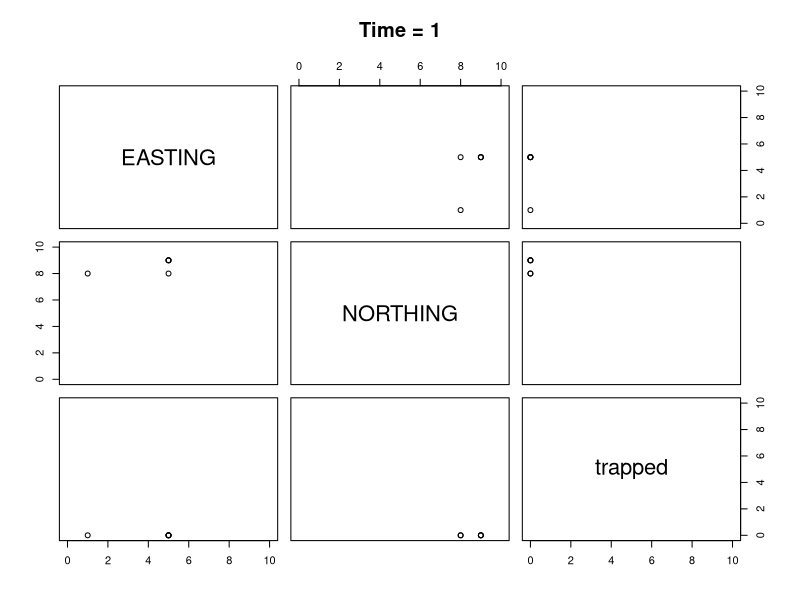
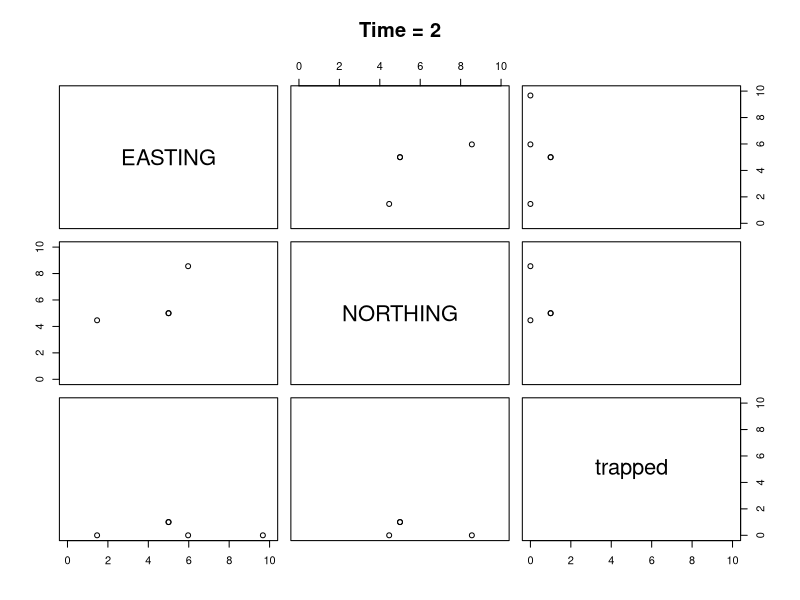
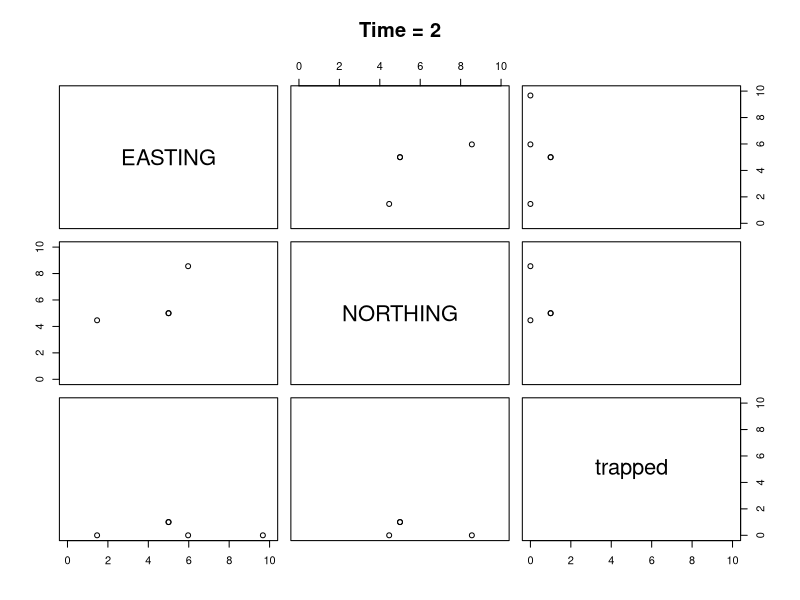
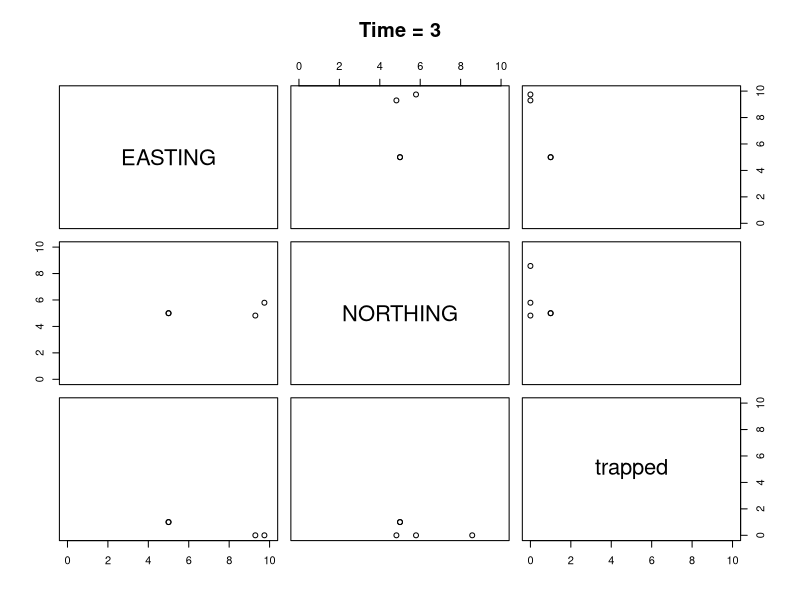
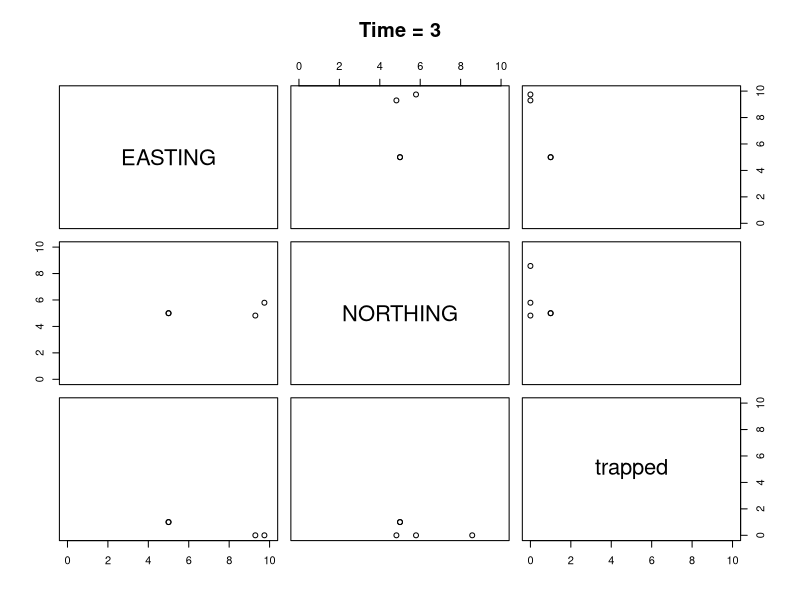
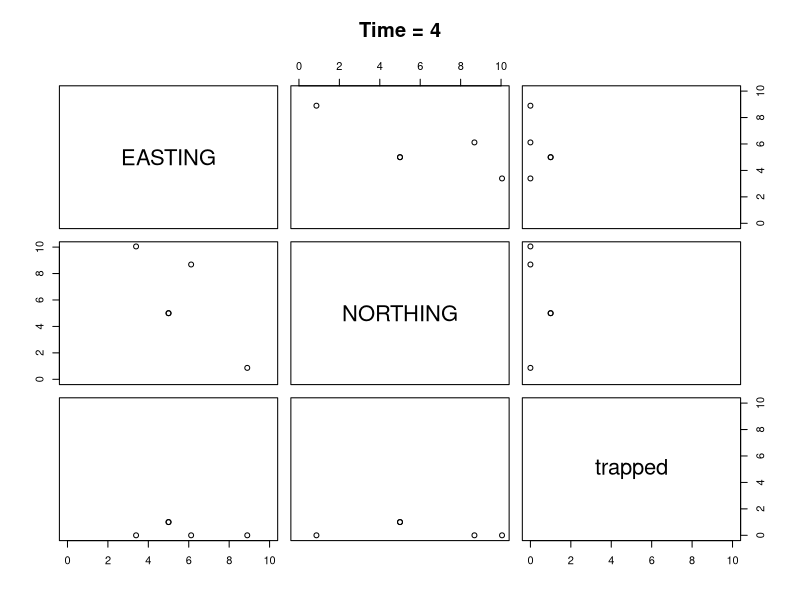
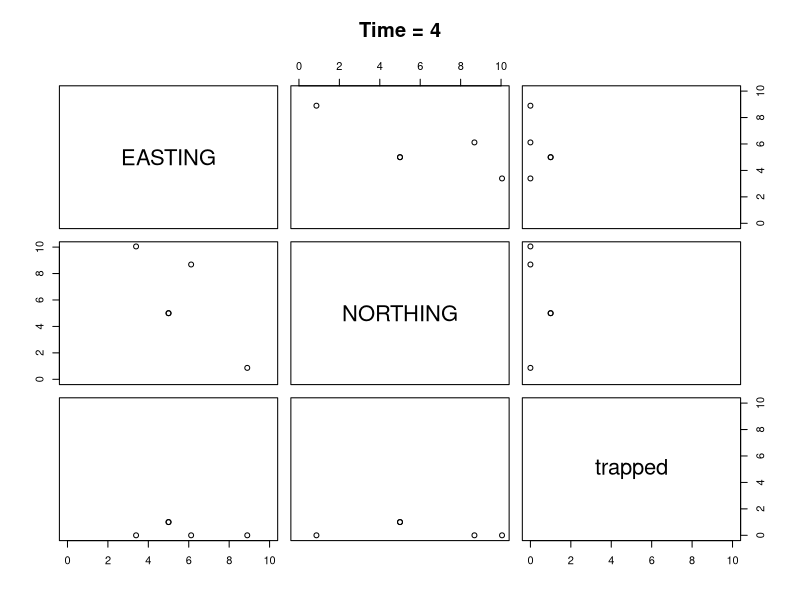
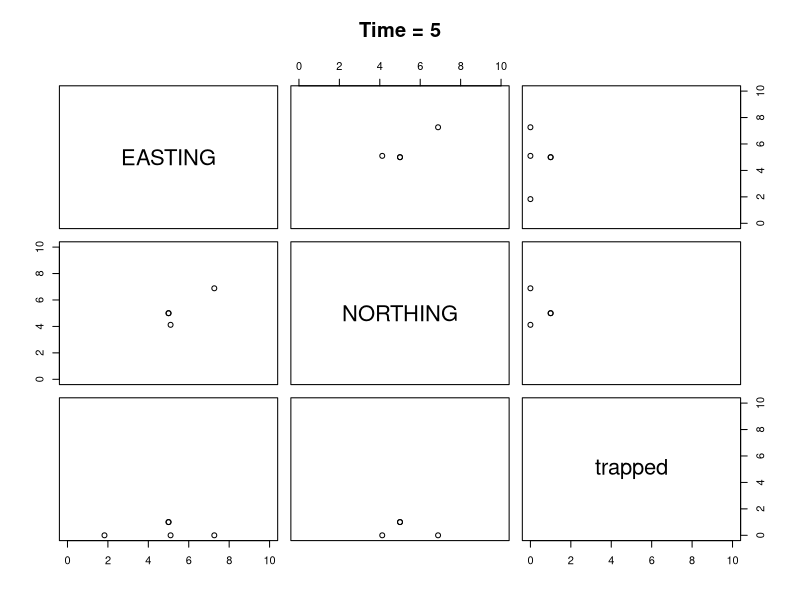

Reproduce these figures in R, in order. (Note: this script raises an error after producing the figures.)
#updated Dec 2, 2020
library(raster)
library(ggplot2)
library(reshape2)
library(geosphere)

# A function to get the distance of each lobster from the trap
# By default the trap is at (5,5)
# The function needs the x and y coordinate of the lobster
# adding trap location makes it generic
distanceToTrapCalculator<- function(Lobster,trap = x(5,5)){
    xLobster = Lobster[1]
    yLobster = Lobster[2]
    xtrap = trap[1]
    ytrap = trap[2]
    distanceToTrap<- sqrt((xLobster - xtrap)^2 + (yLobster -ytrap)^2)
    return(distanceToTrap)
}

#when a lobster is outside the influence of bait, we need a function
#to randomly move the lobster for a fixed length = dStep 
# The function needs the current x and y coordinate of lobster + dStep (here 5)

randomMove<- function(xLobster, yLobster, dStep){
  
    randomAngle<- runif(n=1, min = 0, max=360) #selects a random angle of direction 
    xNew<- dStep * sin(randomAngle * pi / 180) + xLobster #moves dStep based on the angle
    yNew<- dStep * cos(randomAngle * pi / 180) + yLobster
    
    return( list(EASTING = xNew, NORTHING = yNew) )
}

# Another function is needed to  move the lobster for a fixed length = dStep toward the trap (+some randomness) 
#when it is within bait influence
# The function needs the current x and y coordinate of lobster + dStep + distance of the lobster from the bait 
#to determine if the condition for directionalMove is met
   
directionalMove<- function(xLobster, yLobster, dStep, distanceToTrap,
                           xtrap=5, ytrap=5,radius_of_influence=15,ZoI){

  thetaT = bearing(c(xLobster,yLobster),c(xtrap,ytrap))#calculates the angle to the trap
  
  # Calculating tethaR
    #ZoI is adjusted each time step for decay (shrinkage) of radius of influence (equation 3 in A)
    b = 1 + 0.9 * (distanceToTrap - ZoI) / radius_of_influence
    thetaR = -180:180
    P = 1/(180^b) * abs(thetaR) ^ b
    Prtheta_R = (1-P) / sum(1-P)
    theta_r = sample(thetaR,size = 1, prob=Prtheta_R)  
  
  
   tetha      <- thetaT + theta_r
  
  xNew   <- dStep * sin(tetha * pi / 180) + xLobster
  yNew   <- dStep * cos(tetha * pi / 180) + yLobster
  
  return( list(EASTING = xNew, NORTHING = yNew) )
  
}


#### initial coordinate of lobsters is simulated (written by Adam Cook)
rpoisD<-function (n, lambda,D=1) {
  if (D==1){
    rpois(n, lambda)
  }  else {
    sz = lambda^2/(D*lambda-lambda) #this puts the overdispersion in terms of lambda or the mean and gives you appropriate size for negbin
    rnbinom(n, size=sz, mu=lambda)
  }
}


dispersion <- function(x) {
          var(x) / mean(x)
}


#AMC need to make general if we have multiple traps, so need to id closest trap
distanceClosestTrap <- function(lob_loc, trap_loc){
      #trap_loc can be a matrix (n x 2)
      #lob_loc is an individual lobster
  ds = unlist(apply(trap_loc,1,distanceToTrapCalculator,lob_loc))
  dmin = which.min(ds)
  return(c(distance=ds[dmin], trapid =dmin))
}




#AMC 
catchability<- function(q0= 0.5,qmin=0, saturationThreshold=5, Ct=0 ){
   r = (log(0.01) - log(q0 - qmin))/- saturationThreshold
    qo = (q0-qmin) / exp(r*Ct) + qmin
   return(qo)
 }

#AMC Need to see if trap in path then lobster is caught
trapInPath = function(loc1, loc2, trap_loc,how_close=0.1){
  x = seq(loc1[1],loc2[1],length.out = 10)
  y = seq(loc1[2],loc2[2],length.out = 10)
  path = data.frame(EASTING=x, NORTHING=y)
  ds = unlist(apply(path,1,distanceToTrapCalculator,trap=trap_loc))
  if(any(ds<how_close)) {
    i= min(which(ds<how_close))
    path = c(path[i,1],path[i,2])
    trapped = 1
    } else {
     path = loc2
     trapped = 0
    }
  return(c(path, trapped))
}



# A function to get the coordinate at time t, update the coordinate, 
#and return the coordinate at time t + 1
updateGrid    = function(lobsterCoordinates,trapCoordinates, trapCatch, radius_of_influence=15, dstep = 5, currentZoI, how_close=0.1, q0=.5, qmin=0, saturationThreshold=5){
  
  # Takes the argument lobsterCoordinates as the x and y coordinates and updates it accordingly
  numberOfLobsters <- nrow(lobsterCoordinates)
  xNew <- vector(mode = 'numeric', length = numberOfLobsters)
  yNew <- vector(mode = 'numeric', length = numberOfLobsters)
  trappedLobster<- vector(mode = 'numeric', length = numberOfLobsters)

  # Loops over each lobster and update their coordinate accordingly
  for( lobsterIndex in 1:numberOfLobsters ){
    
    xOld <- lobsterCoordinates[lobsterIndex,1]
    yOld <- lobsterCoordinates[lobsterIndex,2]
    trapped <- lobsterCoordinates[lobsterIndex,3]
    if(trapped==1){
      #repeats trap loc for a trapped lobster
      xNew[lobsterIndex] = xOld
      yNew[lobsterIndex] = yOld
      trappedLobster[lobsterIndex] = trapped
      next()
    }
    #AMC this needs to be made generic so that it is distance to closest trap
   # distanceToTrap <- distanceToTrapCalculator(Lobster = c(xOld, yOld),trap=c(xTrap, yTrap))
    distanceToTrap = distanceClosestTrap(lob_loc = c(xOld,yOld), trap_loc = trapCoordinates[,c(1,2)] )

    if( distanceToTrap[1] > radius_of_influence){
      temp <- randomMove(xLobster = xOld , yLobster = yOld , dStep = dstep)
      xNew[lobsterIndex] <- temp$EASTING
      yNew[lobsterIndex] <- temp$NORTHING
      trappedLobster[lobsterIndex] = 0
    }else{
      temp <- directionalMove(xLobster = xOld , yLobster = yOld , distanceToTrap = distanceToTrap[1], radius_of_influence = radius_of_influence, dStep = dstep, ZoI = currentZoI)
      xNew[lobsterIndex] <- temp$EASTING
      yNew[lobsterIndex] <- temp$NORTHING
    
      #AMC now need to check if trap is within path of lobster to be caught, i.e. does the lobster actually interact with the trap along its path from p1 to p2
      trappedQ = trapInPath(loc1 = c(xOld,yOld), loc2 = c(xNew,yNew), trap_loc = trapCoordinates[distanceToTrap[2],],how_close=how_close)
      if(trappedQ[3]==1) {
        
        #this means the lobster is close enough to be trapped and we need to apply the catchability criteria
        #But we need to know how many lobsters in the trap at this time using the trapCatch vector (which should be indexed the same as the trapCoordinates)
        #catchability returns a prob or being caught in the trap given the current catch  
          pC = catchability(q0= q0,qmin=qmin, saturationThreshold=saturationThreshold, Ct=trapCatch[distanceToTrap[2]] )
          caught = rbinom(n=1,size=1,prob=pC)
          if(caught==1){
            trapCatch[distanceToTrap[2]] =trapCatch[distanceToTrap[2]]+1
            xNew[lobsterIndex] <- trapCoordinates[distanceToTrap[2],1] 
            yNew[lobsterIndex] <- trapCoordinates[distanceToTrap[2],2] 
            trappedLobster[lobsterIndex] = 1
            }
          } 
        }
      }

  
  
  updatedGrid <- data.frame(EASTING = xNew, NORTHING = yNew, trapped = trappedLobster)
  return(list(updatedGrid, trapCatch))
  
}

#density per grid 100 grids
# each element in the vector represents the starting value in each grid

#One iteration 
initialGrid = rpoisD(n=100,lambda=.1, D = 3)
LobsterStart = data.frame(EASTING = rep(1:10,times=10), NORTHING = rep(1:10,each=10), Lobs = initialGrid)

LobsterStart <- subset(LobsterStart,Lobs>0)
replicateCoordinates <- function(d){ rep(d[1:2], d[3]) } #replicates coordinates for grids with more than 1 lobster
tt <- unlist( apply(X = LobsterStart, MARGIN = 1, FUN = replicateCoordinates) )
tt<- matrix(tt, ncol = 2, byrow = TRUE)
colnames(tt)<- c("EASTING","NORTHING")
initialxyCoordinate  = as.data.frame(tt)
initialxyCoordinate$trapped = 0 # this will update as a lobster gets caught and we don't need to update movements
coordinatesOverTime <- list()
coordinatesOverTime[[1]] <- initialxyCoordinate 
currentZoI<- 1
s =  0.993
ntraps = 1
trapCoordinates = data.frame(EASTING=5,NORTHING=5)
trapCatch = list()
trapCatch[[1]] = rep(0,length=ntraps)

for(t in 2:100){
  if(t>2) currentZoI<- currentZoI * s
  ko = updateGrid( lobsterCoordinates = coordinatesOverTime[[t-1]], trapCoordinates=trapCoordinates, trapCatch=trapCatch[[t-1]], currentZoI = currentZoI,saturationThreshold=5,how_close=1,dstep=5)
  coordinatesOverTime[[t]] <- ko[[1]]
  trapCatch[[t]] <- ko[[2]]
  par( mfrow=c(1,2) ) # create a plot with 1 row and 2 columns to show plots side by side
  plot( coordinatesOverTime[[t-1]], xlim = c(0,10), ylim = c(0,10), main = paste0('Time = ', t-1) )
  points(x = 5, y = 5, col = 'red')
  plot( coordinatesOverTime[[t]],   xlim = c(0,10), ylim = c(0,10), main = paste0('Time = ', t) )
  points(x = 5, y = 5, col = 'red')
  
}

#lobsters
outmove = do.call(rbind,coordinatesOverTime)
outmove$T = rep(0:99, each=nrow(tt))
outmove$I = rep(1:nrow(tt), times=100)

#traps
outtraps = as.data.frame(do.call(rbind, trapCatch))
outtraps$trapno = rep(ntraps,times=100) #if >1 trap this needs to be 1:ntraps

with(subset(outtraps, trapno==1),plot(1:100, V1, type='l',ylab='Catch', xlab='Time'))

#One lobster
  par( mfrow=c(2,2) ) # create a plot with 1 row and 2 columns to show plots side by side

with(subset(outmove, I==1),plot(EASTING, NORTHING, type='l'))
points(trapCoordinates, pch=16, col='red')
with(subset(outmove, I==1), text(x=EASTING[c(1,100)], y=NORTHING[c(1,100)], c('Start','End')))


with(subset(outmove, I==3),plot(EASTING, NORTHING, type='l'))
points(trapCoordinates, pch=16, col='red')
with(subset(outmove, I==3), text(x=EASTING[c(1,100)], y=NORTHING[c(1,100)], c('Start','End')))

with(subset(outmove, I==5),plot(EASTING, NORTHING, type='l'))
points(trapCoordinates, pch=16, col='red')
with(subset(outmove, I==5), text(x=EASTING[c(1,100)], y=NORTHING[c(1,100)], c('Start','End')))

with(subset(outmove, I==7),plot(EASTING, NORTHING, type='l'))
points(trapCoordinates, pch=16, col='red')
with(subset(outmove, I==7), text(x=EASTING[c(1,100)], y=NORTHING[c(1,100)], c('Start','End')))





SimulateLobsterMovement <- function(p=p,plot=F) {
with(p,{
  

initialGrid = rpoisD(n=ngrids,lambda=initlambda, D = initD)
LobsterStart = data.frame(EASTING = rep(1:ncolgrids,times=nrowgrids), NORTHING = rep(1:nrowgrids,each=ncolgrids), Lobs = initialGrid)

LobsterStart <- subset(LobsterStart,Lobs>0)
replicateCoordinates <- function(d){ rep(d[1:2], d[3]) } #replicates coordinates for grids with more than 1 lobster
tt <- unlist( apply(X = LobsterStart, MARGIN = 1, FUN = replicateCoordinates) )
tt<- matrix(tt, ncol = 2, byrow = TRUE)
colnames(tt)<- c("EASTING","NORTHING")
initialxyCoordinate  = as.data.frame(tt)
initialxyCoordinate$trapped = 0 # this will update as a lobster gets caught and we don't need to update movements
coordinatesOverTime <- list()
coordinatesOverTime[[1]] <- initialxyCoordinate 
currentZoI<- currentZoIInit
s =  smult
ntraps = ntrapsstart
trapCoordinates = data.frame(EASTING=trapEastStart,NORTHING=trapNorthStart)
trapCatch = list()
trapCatch[[1]] = rep(0,length=ntraps)

for(t in 2:niter){
  if(t>2) currentZoI<- currentZoI * s
  ko = updateGrid( lobsterCoordinates = coordinatesOverTime[[t-1]], trapCoordinates=trapCoordinates, trapCatch=trapCatch[[t-1]], currentZoI = currentZoI,saturationThreshold=saturationThresholdStart,how_close=how_closeStart,dstep=dstepstart)
  coordinatesOverTime[[t]] <- ko[[1]]
  trapCatch[[t]] <- ko[[2]]
  if(plot){
  par( mfrow=c(1,2) ) # create a plot with 1 row and 2 columns to show plots side by side
  plot( coordinatesOverTime[[t-1]], xlim = c(0,10), ylim = c(0,10), main = paste0('Time = ', t-1) )
  points(x = 5, y = 5, col = 'red')
  plot( coordinatesOverTime[[t]],   xlim = c(0,10), ylim = c(0,10), main = paste0('Time = ', t) )
  points(x = 5, y = 5, col = 'red')
  }
}

#lobsters
outmove = do.call(rbind,coordinatesOverTime)
outmove$T = rep(0:(niter-1), each=nrow(tt))
outmove$I = rep(1:nrow(tt), times=niter)

#traps
outtraps = as.data.frame(do.call(rbind, trapCatch))
if(ntraps==1) outtraps$trapno = rep(ntraps,times=niter) #if >1 trap this needs to be 1:ntraps
if(ntraps>1) outtraps$trapno = rep(1:ntraps,times=niter) #if >1 trap this needs to be 1:ntraps
outputs = list()
outputs$traps = outtraps
outputs$lobsters = outmove
return(outputs)
  })
}


#Lets run Multiple iterations

#initalize a parameter file to pass info into the code and then put all into a function

p = list()
p$nrowgrids = 10
p$ncolgrids = 10
p$ngrids=p$nrowgrids * p$ncolgrids
p$initlambda=.1
p$initD = 3
p$smult = 0.993
p$currentZoIInit = 1

p$trapEastStart = 5
p$trapNorthStart = 5
p$ntrapsstart = length(p$trapEastStart)

p$saturationThresholdStart = 5
p$how_closeStart = 1
p$dstepstart = 5 

p$niter =100




#run the model
    a = SimulateLobsterMovement(p=p)

      plot(1:p$niter,a$traps[,1],xlab='Time',ylab='N Caught',ylim=c(0,15))

#lets change a parameter
  p$saturationThresholdStart=10

# rerun
    b = SimulateLobsterMovement(p=p)

    lines(1:p$niter,b$traps[,1])

#or just run it a bunch of times since the model is stochastic
p$saturationThresholdStart = 5
time.to.max=c()
max.catch = c()
  realizations = 50
    plot(1:p$niter,xlab='Time',ylab='N Caught',ylim=c(0,15),type='n')

          for(i in 1:realizations){
                  a = SimulateLobsterMovement(p=p)
                   lines(1:p$niter,a$traps[,1])
                time.to.max = c(time.to.max , which.max(a$traps$V1))
                max.catch = c(max.catch , max(a$traps$V1))
                }

hist(time.to.max)
hist(max.catch)


p$saturationThresholdStart = 8
time.to.max8=c()
max.catch8 = c()
  realizations = 50
    
          for(i in 1:realizations){
                  a = SimulateLobsterMovement(p=p)
                   lines(1:p$niter,a$traps[,1],col='red')
                time.to.max8 = c(time.to.max8 , which.max(a$traps$V1))
                max.catch8 = c(max.catch8 , max(a$traps$V1))
                }

hist(time.to.max8)
hist(max.catch8)
